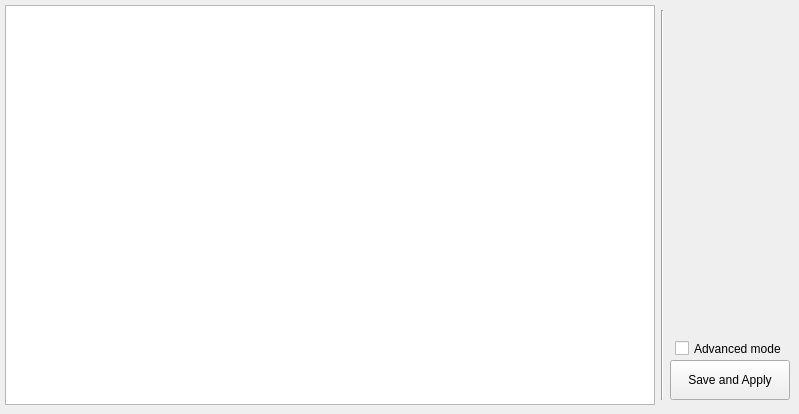
      <widget class="QWidget" name="tab_config">
       <attribute name="icon">
        <iconset resource="../images/images.qrc">
         <normaloff>:/book_open.png</normaloff>:/book_open.png</iconset>
       </attribute>
       <attribute name="title">
        <string>Configuration</string>
       </attribute>
       <widget class="QTableView" name="prefListView">
        <property name="enabled">
         <bool>true</bool>
        </property>
        <property name="geometry">
         <rect>
          <x>5</x>
          <y>5</y>
          <width>650</width>
          <height>400</height>
         </rect>
        </property>
        <property name="alternatingRowColors">
         <bool>true</bool>
        </property>
       </widget>
       <widget class="Line" name="line_8">
        <property name="geometry">
         <rect>
          <x>655</x>
          <y>10</y>
          <width>15</width>
          <height>390</height>
         </rect>
        </property>
        <property name="orientation">
         <enum>Qt::Vertical</enum>
        </property>
       </widget>
       <widget class="QPushButton" name="savePrefsBtn">
        <property name="geometry">
         <rect>
          <x>670</x>
          <y>360</y>
          <width>120</width>
          <height>40</height>
         </rect>
        </property>
        <property name="text">
         <string>Save and Apply</string>
        </property>
       </widget>
       <widget class="QCheckBox" name="advancedPrefs">
        <property name="geometry">
         <rect>
          <x>675</x>
          <y>340</y>
          <width>110</width>
          <height>17</height>
         </rect>
        </property>
        <property name="text">
         <string>Advanced mode</string>
        </property>
       </widget>
       <widget class="QLabel" name="label_6">
        <property name="geometry">
         <rect>
          <x>10</x>
          <y>5</y>
          <width>150</width>
          <height>13</height>
         </rect>
        </property>
        <property name="text">
         <string>Server Name</string>
        </property>
       </widget>
       <widget class="QLineEdit" name="pref_serverName">
        <property name="geometry">
         <rect>
          <x>10</x>
          <y>20</y>
          <width>200</width>
          <height>20</height>
         </rect>
        </property>
       </widget>
       <widget class="QLabel" name="label_7">
        <property name="geometry">
         <rect>
          <x>10</x>
          <y>45</y>
          <width>150</width>
          <height>13</height>
         </rect>
        </property>
        <property name="text">
         <string>Max players</string>
        </property>
       </widget>
       <widget class="QSpinBox" name="pref_maxPlayers">
        <property name="geometry">
         <rect>
          <x>10</x>
          <y>60</y>
          <width>50</width>
          <height>22</height>
         </rect>
        </property>
        <property name="minimum">
         <number>1</number>
        </property>
        <property name="value">
         <number>1</number>
        </property>
        <property name="displayIntegerBase">
         <number>10</number>
        </property>
       </widget>
       <widget class="QLabel" name="label_8">
        <property name="geometry">
         <rect>
          <x>10</x>
          <y>85</y>
          <width>150</width>
          <height>13</height>
         </rect>
        </property>
        <property name="text">
         <string>Join Password</string>
        </property>
       </widget>
       <widget class="QLineEdit" name="pref_joinPass">
        <property name="geometry">
         <rect>
          <x>10</x>
          <y>100</y>
          <width>150</width>
          <height>20</height>
         </rect>
        </property>
       </widget>
       <widget class="QLabel" name="label_9">
        <property name="geometry">
         <rect>
          <x>10</x>
          <y>125</y>
          <width>150</width>
          <height>13</height>
         </rect>
        </property>
        <property name="text">
         <string>Admin Password</string>
        </property>
       </widget>
       <widget class="QLineEdit" name="pref_APass">
        <property name="geometry">
         <rect>
          <x>10</x>
          <y>140</y>
          <width>150</width>
          <height>20</height>
         </rect>
        </property>
       </widget>
       <widget class="QLabel" name="label_10">
        <property name="geometry">
         <rect>
          <x>10</x>
          <y>165</y>
          <width>150</width>
          <height>13</height>
         </rect>
        </property>
        <property name="text">
         <string>Super Admin Password</string>
        </property>
       </widget>
       <widget class="QLineEdit" name="pref_SAPass">
        <property name="geometry">
         <rect>
          <x>10</x>
          <y>180</y>
          <width>150</width>
          <height>20</height>
         </rect>
        </property>
       </widget>
       <widget class="QLabel" name="label_11">
        <property name="geometry">
         <rect>
          <x>10</x>
          <y>205</y>
          <width>150</width>
          <height>13</height>
         </rect>
        </property>
        <property name="text">
         <string>Brick Limit</string>
        </property>
       </widget>
       <widget class="QSpinBox" name="pref_brickLimit">
        <property name="geometry">
         <rect>
          <x>10</x>
          <y>220</y>
          <width>100</width>
          <height>22</height>
         </rect>
        </property>
        <property name="wrapping">
         <bool>false</bool>
        </property>
        <property name="maximum">
         <number>1048576</number>
        </property>
       </widget>
       <widget class="QLabel" name="label_12">
        <property name="geometry">
         <rect>
          <x>10</x>
          <y>245</y>
          <width>150</width>
          <height>13</height>
         </rect>
        </property>
        <property name="text">
         <string>Max Bricks/Second</string>
        </property>
       </widget>
       <widget class="QSpinBox" name="pref_mbs">
        <property name="geometry">
         <rect>
          <x>10</x>
          <y>260</y>
          <width>75</width>
          <height>22</height>
         </rect>
        </property>
        <property name="minimum">
         <number>1</number>
        </property>
        <property name="maximum">
         <number>1000</number>
        </property>
        <property name="value">
         <number>20</number>
        </property>
       </widget>
       <widget class="QLabel" name="label_13">
        <property name="geometry">
         <rect>
          <x>10</x>
          <y>285</y>
          <width>150</width>
          <height>13</height>
         </rect>
        </property>
        <property name="text">
         <string>Too-Far Distance</string>
        </property>
       </widget>
       <widget class="QSpinBox" name="pref_tooFar">
        <property name="geometry">
         <rect>
          <x>10</x>
          <y>300</y>
          <width>100</width>
          <height>22</height>
         </rect>
        </property>
        <property name="maximum">
         <number>100000</number>
        </property>
        <property name="value">
         <number>10</number>
        </property>
       </widget>
       <widget class="QLabel" name="label_14">
        <property name="geometry">
         <rect>
          <x>10</x>
          <y>325</y>
          <width>150</width>
          <height>13</height>
         </rect>
        </property>
        <property name="text">
         <string>Max Chat Length</string>
        </property>
       </widget>
       <widget class="QSpinBox" name="pref_chatLen">
        <property name="geometry">
         <rect>
          <x>10</x>
          <y>340</y>
          <width>50</width>
          <height>22</height>
         </rect>
        </property>
        <property name="maximum">
         <number>1000</number>
        </property>
        <property name="value">
         <number>120</number>
        </property>
       </widget>
       <widget class="QCheckBox" name="pref_randColor">
        <property name="geometry">
         <rect>
          <x>10</x>
          <y>365</y>
          <width>150</width>
          <height>17</height>
         </rect>
        </property>
        <property name="text">
         <string>Random Brick Color</string>
        </property>
       </widget>
       <widget class="QCheckBox" name="pref_tardFilter">
        <property name="geometry">
         <rect>
          <x>10</x>
          <y>385</y>
          <width>150</width>
          <height>17</height>
         </rect>
        </property>
        <property name="text">
         <string>E-Tard Filter</string>
        </property>
       </widget>
       <widget class="QCheckBox" name="pref_fallDamage">
        <property name="geometry">
         <rect>
          <x>100</x>
          <y>385</y>
          <width>100</width>
          <height>17</height>
         </rect>
        </property>
        <property name="text">
         <string>Falling Damage</string>
        </property>
       </widget>
       <widget class="Line" name="line_9">
        <property name="geometry">
         <rect>
          <x>215</x>
          <y>10</y>
          <width>10</width>
          <height>390</height>
         </rect>
        </property>
        <property name="orientation">
         <enum>Qt::Vertical</enum>
        </property>
       </widget>
       <widget class="QGroupBox" name="groupBox_12">
        <property name="geometry">
         <rect>
          <x>230</x>
          <y>10</y>
          <width>200</width>
          <height>195</height>
         </rect>
        </property>
        <property name="title">
         <string>Per-Player Limits</string>
        </property>
        <widget class="QLabel" name="label_15">
         <property name="geometry">
          <rect>
           <x>10</x>
           <y>20</y>
           <width>75</width>
           <height>13</height>
          </rect>
         </property>
         <property name="text">
          <string>Schedules</string>
         </property>
        </widget>
        <widget class="QSpinBox" name="pref_pSchedules">
         <property name="geometry">
          <rect>
           <x>95</x>
           <y>15</y>
           <width>100</width>
           <height>22</height>
          </rect>
         </property>
         <property name="maximum">
          <number>1000</number>
         </property>
        </widget>
        <widget class="QLabel" name="label_16">
         <property name="geometry">
          <rect>
           <x>10</x>
           <y>45</y>
           <width>75</width>
           <height>13</height>
          </rect>
         </property>
         <property name="text">
          <string>Misc</string>
         </property>
        </widget>
        <widget class="QSpinBox" name="pref_pMisc">
         <property name="geometry">
          <rect>
           <x>95</x>
           <y>40</y>
           <width>100</width>
           <height>22</height>
          </rect>
         </property>
         <property name="maximum">
          <number>1000</number>
         </property>
        </widget>
        <widget class="QSpinBox" name="pref_pProjectiles">
         <property name="geometry">
          <rect>
           <x>95</x>
           <y>65</y>
           <width>100</width>
           <height>22</height>
          </rect>
         </property>
         <property name="maximum">
          <number>1000</number>
         </property>
        </widget>
        <widget class="QSpinBox" name="pref_pItems">
         <property name="geometry">
          <rect>
           <x>95</x>
           <y>90</y>
           <width>100</width>
           <height>22</height>
          </rect>
         </property>
         <property name="maximum">
          <number>1000</number>
         </property>
        </widget>
        <widget class="QSpinBox" name="pref_pLights">
         <property name="geometry">
          <rect>
           <x>95</x>
           <y>115</y>
           <width>100</width>
           <height>22</height>
          </rect>
         </property>
         <property name="maximum">
          <number>1000</number>
         </property>
        </widget>
        <widget class="QSpinBox" name="pref_pBots">
         <property name="geometry">
          <rect>
           <x>95</x>
           <y>140</y>
           <width>100</width>
           <height>22</height>
          </rect>
         </property>
         <property name="maximum">
          <number>1000</number>
         </property>
        </widget>
        <widget class="QSpinBox" name="pref_pVehicles">
         <property name="geometry">
          <rect>
           <x>95</x>
           <y>165</y>
           <width>100</width>
           <height>22</height>
          </rect>
         </property>
         <property name="maximum">
          <number>1000</number>
         </property>
        </widget>
        <widget class="QLabel" name="label_17">
         <property name="geometry">
          <rect>
           <x>10</x>
           <y>70</y>
           <width>75</width>
           <height>13</height>
          </rect>
         </property>
         <property name="text">
          <string>Projectiles</string>
         </property>
        </widget>
        <widget class="QLabel" name="label_18">
         <property name="geometry">
          <rect>
           <x>10</x>
           <y>95</y>
           <width>75</width>
           <height>13</height>
          </rect>
         </property>
         <property name="text">
          <string>Items</string>
         </property>
        </widget>
        <widget class="QLabel" name="label_19">
         <property name="geometry">
          <rect>
           <x>10</x>
           <y>120</y>
           <width>80</width>
           <height>13</height>
          </rect>
         </property>
         <property name="text">
          <string>Lights / Emitters</string>
         </property>
        </widget>
        <widget class="QLabel" name="label_20">
         <property name="geometry">
          <rect>
           <x>10</x>
           <y>145</y>
           <width>75</width>
           <height>13</height>
          </rect>
         </property>
         <property name="text">
          <string>Players / Bots</string>
         </property>
        </widget>
        <widget class="QLabel" name="label_21">
         <property name="geometry">
          <rect>
           <x>10</x>
           <y>170</y>
           <width>80</width>
           <height>13</height>
          </rect>
         </property>
         <property name="text">
          <string>Physics Vehicles</string>
         </property>
        </widget>
       </widget>
       <widget class="QGroupBox" name="groupBox_13">
        <property name="geometry">
         <rect>
          <x>230</x>
          <y>210</y>
          <width>200</width>
          <height>70</height>
         </rect>
        </property>
        <property name="title">
         <string>Global Limits</string>
        </property>
        <widget class="QLabel" name="label_22">
         <property name="geometry">
          <rect>
           <x>10</x>
           <y>20</y>
           <width>80</width>
           <height>13</height>
          </rect>
         </property>
         <property name="text">
          <string>Physics Vehicles</string>
         </property>
        </widget>
        <widget class="QSpinBox" name="pref_gVehicles">
         <property name="geometry">
          <rect>
           <x>95</x>
           <y>15</y>
           <width>100</width>
           <height>22</height>
          </rect>
         </property>
         <property name="maximum">
          <number>20</number>
         </property>
        </widget>
        <widget class="QLabel" name="label_23">
         <property name="geometry">
          <rect>
           <x>10</x>
           <y>45</y>
           <width>80</width>
           <height>13</height>
          </rect>
         </property>
         <property name="text">
          <string>Players / Bots</string>
         </property>
        </widget>
        <widget class="QSpinBox" name="pref_gBots">
         <property name="geometry">
          <rect>
           <x>95</x>
           <y>40</y>
           <width>100</width>
           <height>22</height>
          </rect>
         </property>
         <property name="maximum">
          <number>1000</number>
         </property>
        </widget>
       </widget>
       <widget class="Line" name="line_10">
        <property name="geometry">
         <rect>
          <x>435</x>
          <y>10</y>
          <width>10</width>
          <height>390</height>
         </rect>
        </property>
        <property name="orientation">
         <enum>Qt::Vertical</enum>
        </property>
       </widget>
       <zorder>line_8</zorder>
       <zorder>savePrefsBtn</zorder>
       <zorder>advancedPrefs</zorder>
       <zorder>label_6</zorder>
       <zorder>pref_serverName</zorder>
       <zorder>label_7</zorder>
       <zorder>pref_maxPlayers</zorder>
       <zorder>label_8</zorder>
       <zorder>pref_joinPass</zorder>
       <zorder>label_9</zorder>
       <zorder>pref_APass</zorder>
       <zorder>label_10</zorder>
       <zorder>pref_SAPass</zorder>
       <zorder>label_11</zorder>
       <zorder>pref_brickLimit</zorder>
       <zorder>label_12</zorder>
       <zorder>pref_mbs</zorder>
       <zorder>label_13</zorder>
       <zorder>pref_tooFar</zorder>
       <zorder>label_14</zorder>
       <zorder>pref_chatLen</zorder>
       <zorder>pref_randColor</zorder>
       <zorder>pref_tardFilter</zorder>
       <zorder>pref_fallDamage</zorder>
       <zorder>line_9</zorder>
       <zorder>groupBox_12</zorder>
       <zorder>groupBox_13</zorder>
       <zorder>line_10</zorder>
       <zorder>prefListView</zorder>
      </widget>
